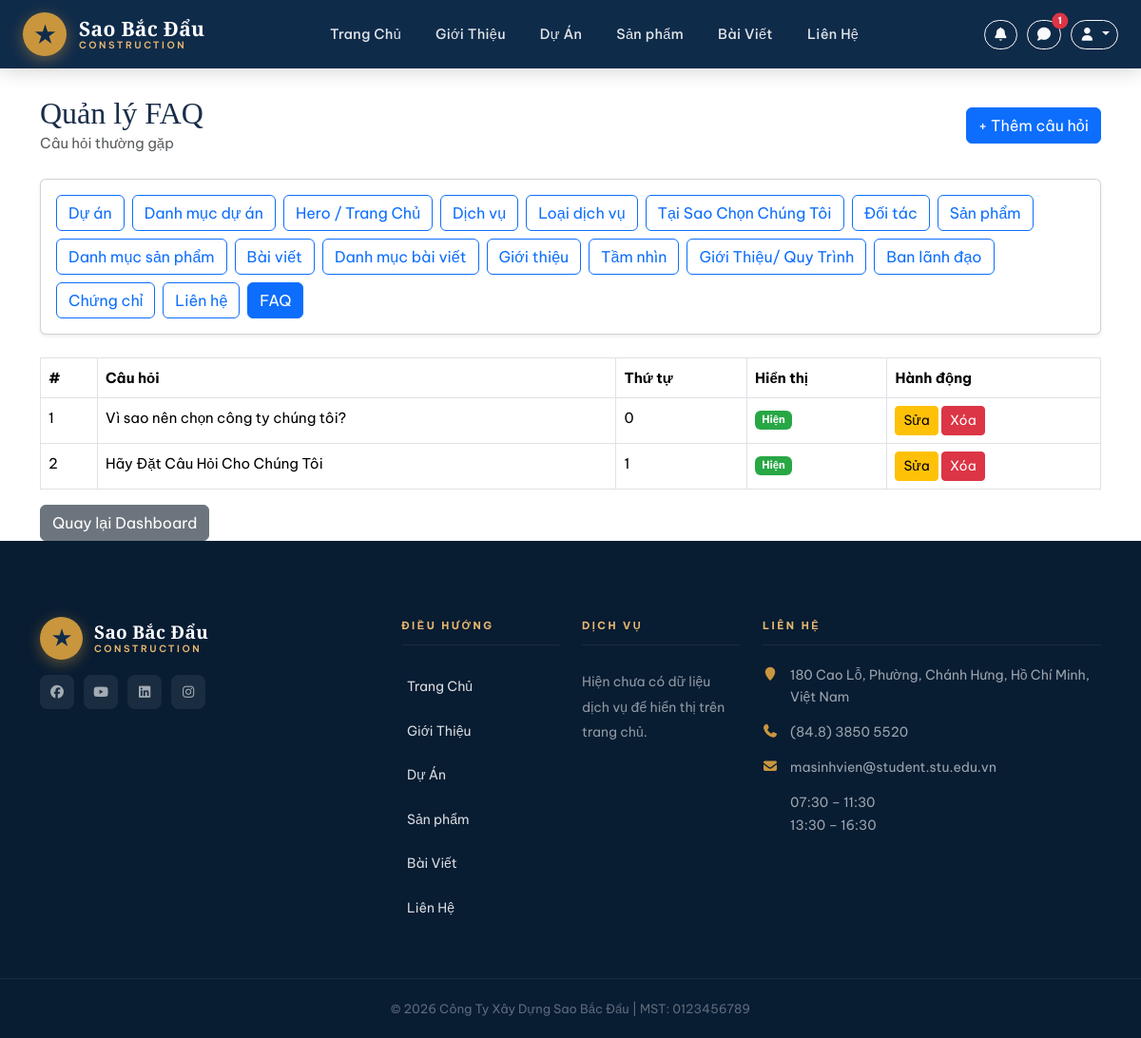
Page /faqs/ (signed in) on the committed database.
### home/models.py (models this page shows, shortened)
class FAQ(models.Model):
    question = models.CharField(max_length=500, verbose_name="Câu hỏi")
    answer = models.TextField(verbose_name="Câu trả lời")
    order = models.PositiveIntegerField(default=0, verbose_name="Thứ tự")
    is_active = models.BooleanField(default=True, verbose_name="Hiển thị")
    created_at = models.DateTimeField(auto_now_add=True)
    class Meta:
        ordering = ["order", "created_at"]

class ContactInfo(models.Model):
    branch_name = models.CharField(
        max_length=150, verbose_name="Tên chi nhánh / văn phòng"
    )
    address = models.TextField(verbose_name="Địa chỉ")
    phone = models.CharField(max_length=50, verbose_name="Số điện thoại")
    fax = models.CharField(max_length=50, blank=True, verbose_name="Fax")
    email = models.EmailField(blank=True, verbose_name="Email")
    working_hours = models.CharField(
        max_length=255, blank=True, verbose_name="Giờ làm việc"
    )
    map_embed_url = models.URLField(blank=True, verbose_name="Link Google Maps Embed")
    facebook_url = models.URLField(blank=True, verbose_name="Facebook URL")
    youtube_url = models.URLField(blank=True, verbose_name="YouTube URL")
    linkedin_url = models.URLField(blank=True, verbose_name="LinkedIn URL")
    instagram_url = models.URLField(blank=True, verbose_name="Instagram URL")
    order = models.PositiveIntegerField(default=0, verbose_name="Thứ tự hiển thị")
    is_active = models.BooleanField(default=True, verbose_name="Hiển thị")
    created_at = models.DateTimeField(auto_now_add=True)
    class Meta:
        ordering = ["order", "created_at"]

### home/views.py (the view)
# urls.py: path("faqs/", views.faq_list, name="faq_list"),
@staff_required
def faq_list(request):
    faqs = FAQ.objects.all()
    error = request.GET.get("error")
    return render(request, "home/faq_list.html", {"faqs": faqs, "error": error})

### home/context_processors.py (called while the page is built)
def site_contact(request):
    contact = (
        ContactInfo.objects.filter(is_active=True)
        .order_by("order", "created_at")
        .first()
    )
    unread_notifications_count = 0
    recent_notifications = []
    if request.user.is_authenticated:
        unread_notifications_count = Notification.objects.filter(
            user=request.user,
            is_read=False,
        ).count()
        recent_notifications = Notification.objects.filter(user=request.user)[:5]
    consultations_unfinished = Consultation.objects.exclude(status="done").count()
    return {
        "site_contact": contact,
        "unread_notifications_count": unread_notifications_count,
        "recent_notifications": recent_notifications,
        "consultations_unfinished": consultations_unfinished,
    }

### home/views.py (called while the page is built)
def staff_required(view_func):
    @wraps(view_func)
    def _wrapped(request, *args, **kwargs):
        if not request.user.is_authenticated:
            return redirect(f"/login/?next={request.path}")
        if request.user.is_staff or request.user.is_superuser:
            return view_func(request, *args, **kwargs)
        messages.warning(request, "Bạn không có quyền truy cập trang quản lý.")
        return redirect("home")
    return _wrapped

### templates/home/faq_list.html (shortened to what this page needs)
{% extends 'base.html' %}
{% block content %}
<div class="container" style="margin-top:100px;">
    <div class="d-flex justify-content-between align-items-center mb-4 flex-wrap gap-2">
        <div>
        <h2 style="margin:0;">Quản lý FAQ</h2>
            <p class="text-muted mb-0">Câu hỏi thường gặp</p>
        </div>
        <div class="d-flex gap-2 flex-wrap">
        <a href="{% url 'faq_add' %}" class="btn btn-primary">+ Thêm câu hỏi</a>
        </div>
    </div>
    <div class="card shadow-sm mb-4">
        <div class="card-body d-flex flex-wrap gap-2">
            <a href="{% url 'dashboard' %}" class="btn btn-outline-primary">Dự án</a>
            <a href="{% url 'project_category_list' %}" class="btn btn-outline-primary">Danh mục dự án</a>
            <a href="{% url 'hero_edit' %}" class="btn btn-outline-primary">Hero / Trang Chủ</a>
            <a href="{% url 'service_list' %}" class="btn btn-outline-primary">Dịch vụ</a>
            <a href="{% url 'service_type_list' %}" class="btn btn-outline-primary">Loại dịch vụ</a>
            <a href="{% url 'why_choose_item_list' %}" class="btn btn-outline-primary">Tại Sao Chọn Chúng Tôi</a>
            <a href="{% url 'partner_list' %}" class="btn btn-outline-primary">Đối tác</a>
            <a href="{% url 'product_list' %}" class="btn btn-outline-primary">Sản phẩm</a>
            <a href="{% url 'product_category_list' %}" class="btn btn-outline-primary">Danh mục sản phẩm</a>
            <a href="{% url 'post_list' %}" class="btn btn-outline-primary">Bài viết</a>
            <a href="{% url 'post_category_list' %}" class="btn btn-outline-primary">Danh mục bài viết</a>
            <a href="{% url 'about_intro_edit' %}" class="btn btn-outline-primary">Giới thiệu</a>
            <a href="{% url 'statement_list' %}" class="btn btn-outline-primary">Tầm nhìn</a>
            <a href="{% url 'about_video_tour_edit' %}" class="btn btn-outline-primary">Giới Thiệu/ Quy Trình</a>
            <a href="{% url 'leadership_list' %}" class="btn btn-outline-primary">Ban lãnh đạo</a>
            <a href="{% url 'certificate_list' %}" class="btn btn-outline-primary">Chứng chỉ</a>
            <a href="{% url 'contact_info_list' %}" class="btn btn-outline-primary">Liên hệ</a>
            <a href="{% url 'faq_list' %}" class="btn btn-outline-primary active">FAQ</a>
        </div>
    </div>
    <table class="table table-bordered table-hover">
        <thead class="thead-dark">
            <tr>
                <th>#</th>
                <th>Câu hỏi</th>
                <th>Thứ tự</th>
                <th>Hiển thị</th>
                <th>Hành động</th>
            </tr>
        </thead>
        <tbody>
            {% for faq in faqs %}
            <tr>
                <td>{{ forloop.counter }}</td>
                <td>{{ faq.question }}</td>
                <td>{{ faq.order }}</td>
                <td>
                    {% if faq.is_active %}
                        <span class="badge badge-success">Hiện</span>
                    {% else %}
                        <span class="badge badge-secondary">Ẩn</span>
                    {% endif %}
                </td>
                <td>
                    <a href="{% url 'faq_edit' faq.id %}" class="btn btn-sm btn-warning">Sửa</a>
                    <a href="{% url 'faq_delete' faq.id %}"
                       class="btn btn-sm btn-danger"
                       onclick="return confirm('Xóa câu hỏi này?')">Xóa</a>
                </td>
            </tr>
            {% empty %}
            <tr><td colspan="5" class="text-center">Chưa có câu hỏi nào.</td></tr>
            {% endfor %}
        </tbody>
    </table>
    <a href="{% url 'dashboard' %}" class="btn btn-secondary">Quay lại Dashboard</a>
</div>
{% endblock %}

### templates/base.html (shortened to what this page needs)
<!doctype html>
<html lang="vi">
  {% load static %}
  <head>
    <link
      rel="stylesheet"
      href="{% static 'vendor/bootstrap/css/bootstrap.min.css' %}"
    />
    <link
      rel="stylesheet"
      href="https://cdn.jsdelivr.net/npm/@fortawesome/fontawesome-free@7.2.0/css/all.min.css"
    />
    <link
      rel="stylesheet"
      href="{% static 'vendor/animate/animate.min.css' %}"
    />
    <link rel="stylesheet" href="{% static 'css/style.css' %}" />
    <link rel="stylesheet" href="{% static 'css/home.css' %}" />
    <link rel="stylesheet" href="{% static 'css/about.css' %}" />
    <link rel="stylesheet" href="{% static 'css/contact.css' %}" />
  </head>
  <body>
    <header
      class="site-navbar js-sticky-header site-navbar-target"
      role="banner"
    >
      <div class="container">
        <div class="navbar-inner">
          <div class="site-logo">
            <a href="{% url 'home' %}">
              <div class="logo-icon">★</div>
              <div class="logo-text">
                <span>Sao Bắc Đẩu</span>
                <span>Construction</span>
              </div>
            </a>
          </div>
          <nav class="site-navigation d-none d-xl-block">
            <ul class="site-menu">
              <li><a href="{% url 'home' %}" class="nav-link">Trang Chủ</a></li>
              <li>
                <a href="{% url 'about' %}" class="nav-link">Giới Thiệu</a>
              </li>
              <li><a href="{% url 'project' %}" class="nav-link">Dự Án</a></li>
              <li>
                <a href="{% url 'product' %}" class="nav-link">Sản phẩm</a>
              </li>
              <li><a href="{% url 'post' %}" class="nav-link">Bài Viết</a></li>
              <li>
                <a href="{% url 'contact' %}" class="nav-link">Liên Hệ</a>
              </li>
            </ul>
          </nav>
          <div class="nav-actions d-none d-xl-flex align-items-center" style="gap: 10px;">
            <a
              href="{% url 'notifications' %}"
              class="btn btn-sm btn-outline-light position-relative"
              title="Thông báo"
            >
              <i class="fa fa-bell"></i>
            </a>
            {% if user.is_authenticated %}
              {% if user.is_staff %}
              <a
                href="{% url 'consultation_list' %}"
                class="btn btn-sm btn-outline-light position-relative"
                title="Tư vấn"
              >
                <i class="fa fa-comment"></i>
                {% if consultations_unfinished %}
                <span
                  class="badge bg-danger position-absolute top-0 start-100 translate-middle rounded-pill"
                  style="font-size: 10px;"
                >
                  {{ consultations_unfinished }}
                </span>
                {% endif %}
              </a>
              {% endif %}
              <div class="dropdown">
                <button
                  class="btn btn-sm btn-outline-light dropdown-toggle"
                  data-bs-toggle="dropdown"
                  aria-expanded="false"
                  title="Tài khoản"
                >
                  <i class="fa fa-user"></i>
                </button>
              </div>
            {% endif %}
          </div>
        </div>
      </div>
    </header>
    {% block content %} {% endblock %}
    <footer class="footer-area">
      <div class="container">
        <div class="row gy-4">
          <div class="col-lg-4 col-md-6">
            <div class="footer-logo-wrap mb-3">
              <a
                href="{% url 'home' %}"
                style="
                  display: flex;
                  align-items: center;
                  gap: 12px;
                  text-decoration: none;
                "
              >
                <div
                  class="logo-icon"
                  style="width: 45px; height: 45px; font-size: 22px"
                >
                  ★
                </div>
                <div class="logo-text">
                  <span>Sao Bắc Đẩu</span>
                  <span>Construction</span>
                </div>
              </a>
            </div>
            <div class="footer-social">
              {% if site_contact and site_contact.facebook_url %}
              <a
                href="{{ site_contact.facebook_url }}"
                target="_blank"
                rel="noopener noreferrer"
              >
                <i class="fab fa-facebook"></i>
              </a>
              {% endif %} {% if site_contact and site_contact.youtube_url %}
              <a
                href="{{ site_contact.youtube_url }}"
                target="_blank"
                rel="noopener noreferrer"
              >
                <i class="fab fa-youtube"></i>
              </a>
              {% endif %} {% if site_contact and site_contact.linkedin_url %}
              <a
                href="{{ site_contact.linkedin_url }}"
                target="_blank"
                rel="noopener noreferrer"
              >
                <i class="fab fa-linkedin"></i>
              </a>
              {% endif %} {% if site_contact and site_contact.instagram_url %}
              <a
                href="{{ site_contact.instagram_url }}"
                target="_blank"
                rel="noopener noreferrer"
              >
                <i class="fab fa-instagram"></i>
              </a>
              {% endif %}
            </div>
          </div>
          <div class="col-lg-2 col-md-6">
            <div class="footer-heading">Điều Hướng</div>
            <ul class="footer-links">
              <li><a href="{% url 'home' %}">Trang Chủ</a></li>
              <li><a href="{% url 'about' %}">Giới Thiệu</a></li>
              <li><a href="{% url 'project' %}">Dự Án</a></li>
              <li><a href="{% url 'product' %}">Sản phẩm</a></li>
              <li><a href="{% url 'post' %}">Bài Viết</a></li>
              <li><a href="{% url 'contact' %}">Liên Hệ</a></li>
            </ul>
          </div>
          <div class="col-lg-2 col-md-6">
            <div class="footer-heading">Dịch Vụ</div>
            <ul class="footer-links">
          {% for service in services %}
          <li><a href="#">{{ service.title }}</a></li>
          {% empty %}
              <li>Hiện chưa có dữ liệu dịch vụ để hiển thị trên trang chủ.</li>
          {% endfor %}
            </ul>
          </div>
          <div class="col-lg-4 col-md-6">
            <div class="footer-heading">Liên Hệ</div>
            <ul class="footer-contact-info">
              {% if site_contact %}
              <li>
                <i class="fa fa-map-marker"></i>
                {{ site_contact.address|linebreaksbr }}
              </li>
              <li>
                <i class="fa fa-phone"></i>
                {{ site_contact.phone }}
              </li>
              <li>
                <i class="fa fa-envelope"></i>
                {{ site_contact.email|default:"Chưa cập nhật" }}
              </li>
              <li>
                {{ site_contact.working_hours|default:"Chưa cập nhật giờ làm việc"|linebreaksbr }}
              </li>
              {% else %}
              <li><i class="fa fa-map-marker"></i> Chưa cập nhật địa chỉ</li>
              <li><i class="fa fa-phone"></i> Chưa cập nhật số điện thoại</li>
              <li><i class="fa fa-envelope"></i> Chưa cập nhật email</li>
              <li><i class="fa fa-clock-o"></i> Chưa cập nhật giờ làm việc</li>
              {% endif %}
            </ul>
          </div>
        </div>
      </div>
      <div class="footer-bottom">
        <div class="container text-center">
          <p>© 2026 Công Ty Xây Dựng Sao Bắc Đẩu | MST: 0123456789</p>
        </div>
      </div>
    </footer>
  </body>
</html>

### templates/home/faq_list.html (style rules this page uses)
.badge-success { background: #28a745; }

### rows in the picture
FAQ: question "Vì sao nên chọn công ty chúng tôi?", order "0", is_active "Hiện"
FAQ: question "Hãy Đặt Câu Hỏi Cho Chúng Tôi", order "1", is_active "Hiện"
ContactInfo: address "180 Cao Lỗ, Phường, Chánh Hưng, Hồ Chí Minh, Việt Nam", phone "(84.8) 3850 5520", email "masinhvien@student.stu.edu.vn", working_hours "07:30 – 11:30 13:30 – 16:30"

### other values in the picture
{{ consultations_unfinished }} "1"
